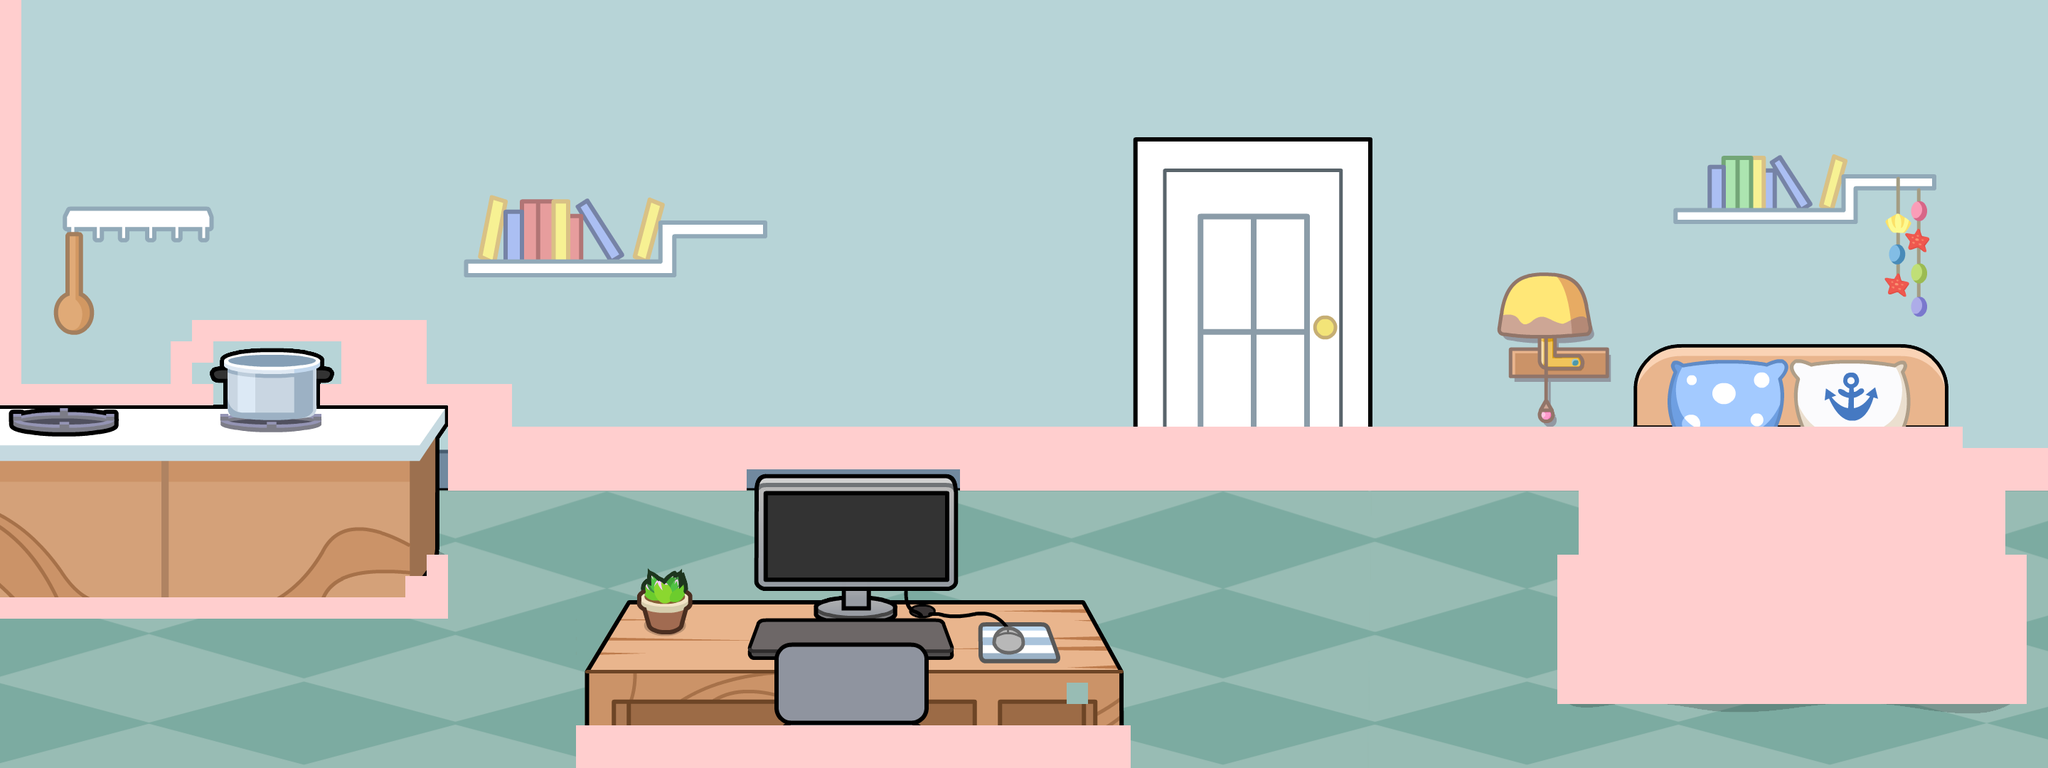

A level layout from a 2D game, rendered from its tile map. Below: a short description, then the map file with tile-grid data replaced by summaries:
An orthogonal 96x36 tile map with 30x30 px tiles, 4 tile layers (块层 1, building, collision, mask), 6 tilesets.

<map version="1.0" tiledversion="1.1.2" orientation="orthogonal" renderorder="right-down" width="96" height="36" tilewidth="30" tileheight="30" infinite="0" nextobjectid="5">
 <tileset firstgid="1" name="home" tilewidth="30" tileheight="30" tilecount="3456" columns="96">
  <image source="home.png" width="2880" height="1080" />
 </tileset>
 <tileset firstgid="3457" name="computer_table_1" tilewidth="30" tileheight="30" tilecount="364" columns="26">
  <image source="computer_table_1.png" width="780" height="420" />
 </tileset>
 <tileset firstgid="3821" name="kitchen_table_1" tilewidth="30" tileheight="30" tilecount="286" columns="22">
  <image source="kitchen_table_1.png" width="660" height="390" />
 </tileset>
 <tileset firstgid="4107" name="bed_1" tilewidth="30" tileheight="30" tilecount="418" columns="22">
  <image source="bed_1.png" width="660" height="570" />
 </tileset>
 <tileset firstgid="4525" name="meta_tile_green" tilewidth="30" tileheight="30" tilecount="1" columns="1">
  <image source="../../common/meta_tile_green.png" width="32" height="32" />
  <tile id="0">
   <properties>
    <property name="maskable" type="int" value="1" />
   </properties>
  </tile>
 </tileset>
 <tileset firstgid="4526" name="meta_tile_red" tilewidth="30" tileheight="30" tilecount="1" columns="1">
  <properties>
   <property name="colliable" type="int" value="1" />
  </properties>
  <image source="../../common/meta_tile_red.png" width="32" height="32" />
  <tile id="0">
   <properties>
    <property name="colliable" type="int" value="1" />
   </properties>
  </tile>
 </tileset>
 <layer name="块层 1" width="96" height="36">
  <data>[3456 cells, 3456 non-empty, 3456 distinct tile ids]</data>
 </layer>
 <layer name="building" width="96" height="36">
  <data>[3456 cells, 1066 non-empty, 1066 distinct tile ids]</data>
 </layer>
 <objectgroup name="computer" />
 <layer name="collision" width="96" height="36">
  <data>[3456 cells, 563 non-empty, 1 distinct tile ids]</data>
 </layer>
 <layer name="mask" width="96" height="36">
  <data>[3456 cells, 0 non-empty, 0 distinct tile ids]</data>
 </layer>
</map>
